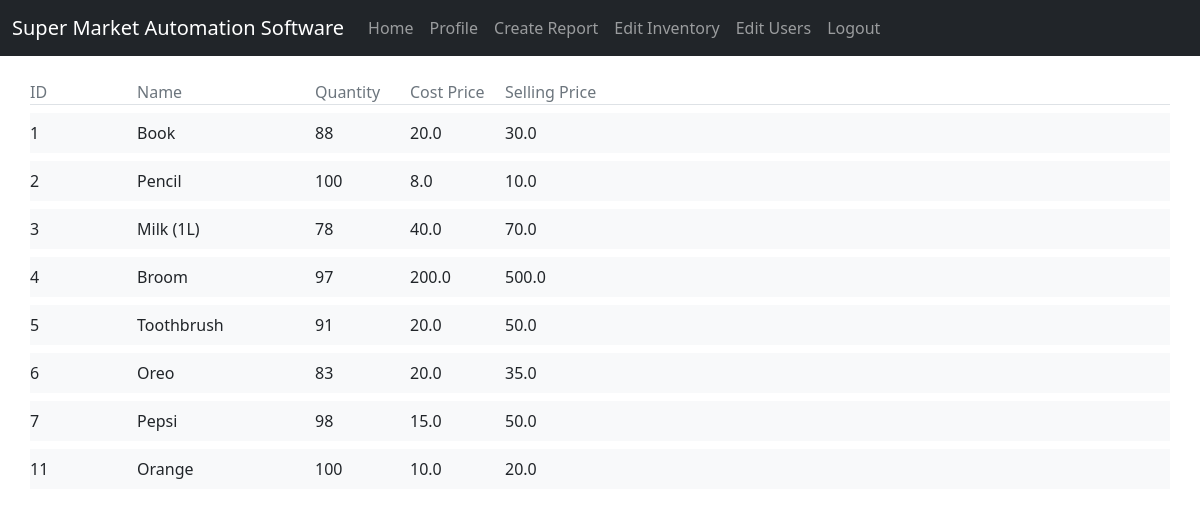
The app's page /product/view/ (signed in) with its own data.
### product/models.py (models this page shows, shortened)
class Product(models.Model):
    name = models.CharField(max_length = 100)
    cost_price = models.FloatField(validators=[MinValueValidator(0.0)])
    quantity = models.IntegerField(validators=[MinValueValidator(0)])
    selling_price = models.FloatField(validators=[MinValueValidator(0.0)])

### product/views.py (the view)
# urls.py: path('view/',views.view_product, name = 'product-view'),
@login_required
def view_product(request):
    form = ProductForm()
    context = {'product_list':Product.objects.all(),'form':form}
    return render(request, 'product/view_product.html', context)

### product/templates/product/view_product.html
{% extends 'product/base.html' %}
{% block content %}
<br>
<div class="row text-muted border-bottom mb-2">
    <div class="col-1 px-0">ID</div>
    <div class="col-2 pl-5">Name</div>
    <div class="col-1 px-0">Quantity</div>
    <div class="col-1 px-0">Cost Price</div>
    <div class="col-1 px-0">Selling Price</div>
</div>
{% for product in product_list %}
    <div class="parent">
        <div class="row highlight bg-light mb-2 py-2">
            <div class="col-1 px-0">{{ product.pk }}</div>
            <div class="col-2 pl-5">{{ product.name }}</div>
            <div class="col-1 px-0">{{ product.quantity }}</div>
            <div class="col-1 px-0">{{ product.cost_price }}</div>
            <div class="col-1 px-0">{{ product.selling_price }}</div>
    </div>
{% endfor %}
{% endblock %}

### records on screen
Product: pk "1", name "Book", quantity "88", cost_price "20.0", selling_price "30.0"
Product: pk "2", name "Pencil", quantity "100", cost_price "8.0", selling_price "10.0"
Product: pk "3", name "Milk (1L)", quantity "78", cost_price "40.0", selling_price "70.0"
Product: pk "4", name "Broom", quantity "97", cost_price "200.0", selling_price "500.0"
Product: pk "5", name "Toothbrush", quantity "91", cost_price "20.0", selling_price "50.0"
Product: pk "6", name "Oreo", quantity "83", cost_price "20.0", selling_price "35.0"
Product: pk "7", name "Pepsi", quantity "98", cost_price "15.0", selling_price "50.0"
Product: pk "11", name "Orange", quantity "100", cost_price "10.0", selling_price "20.0"
